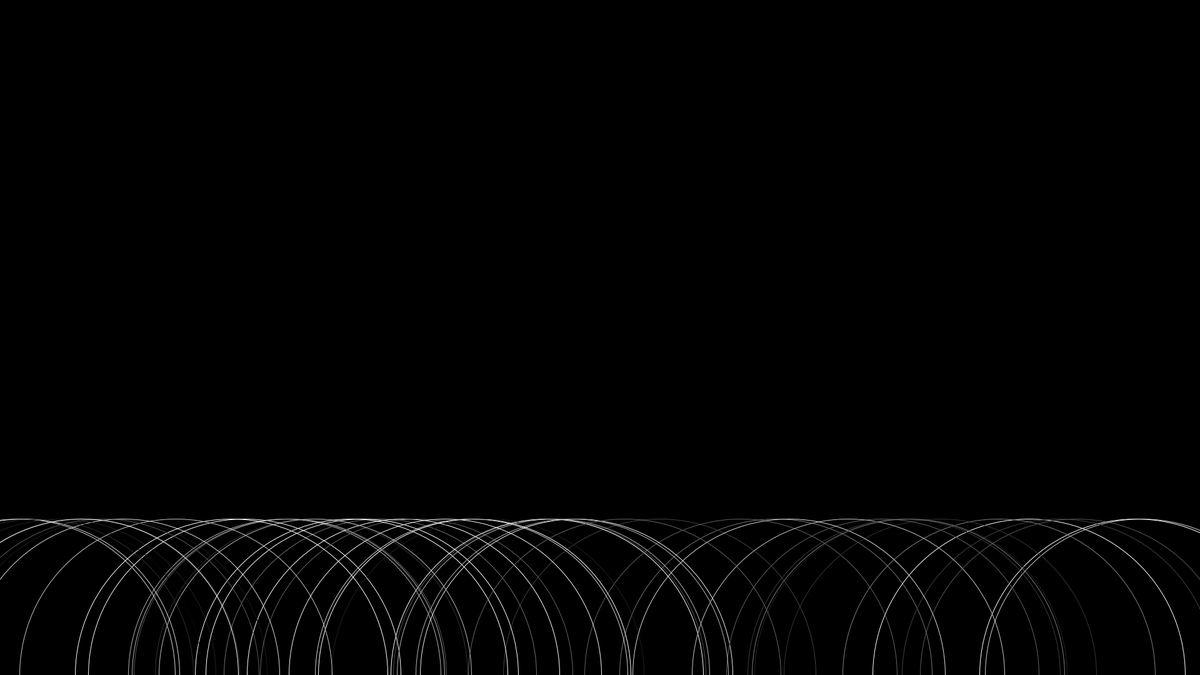
Frame 1 (no input)
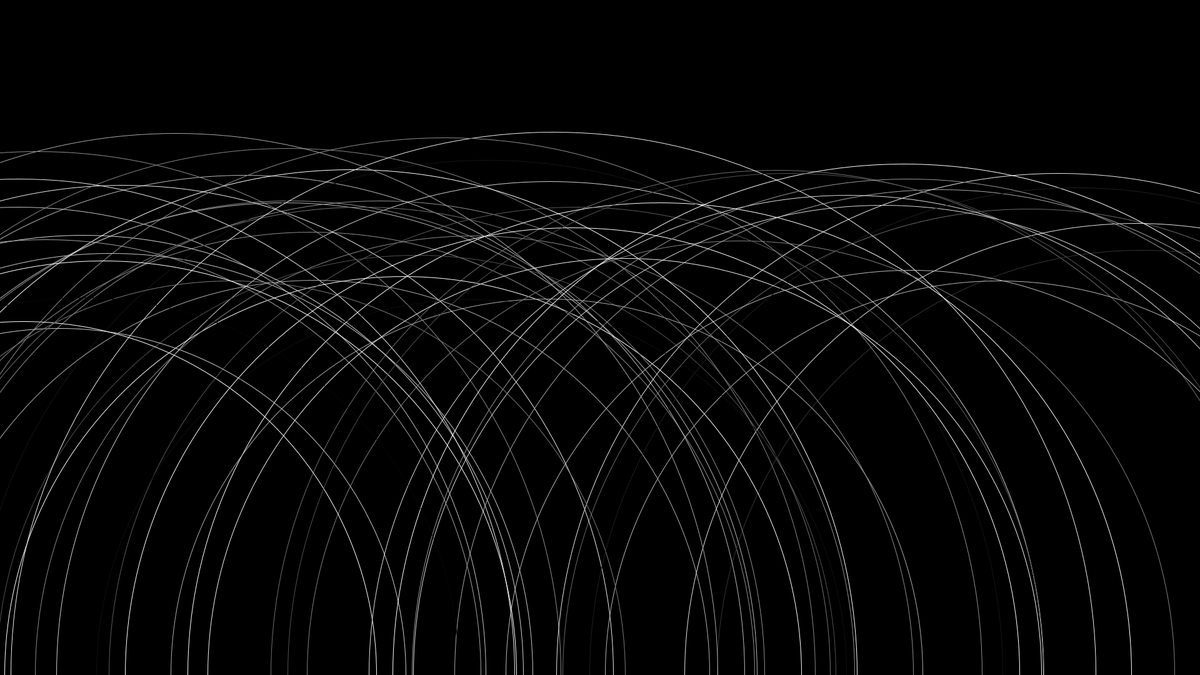
Frame 60 (the mouse pressed at the canvas centre just before this capture)
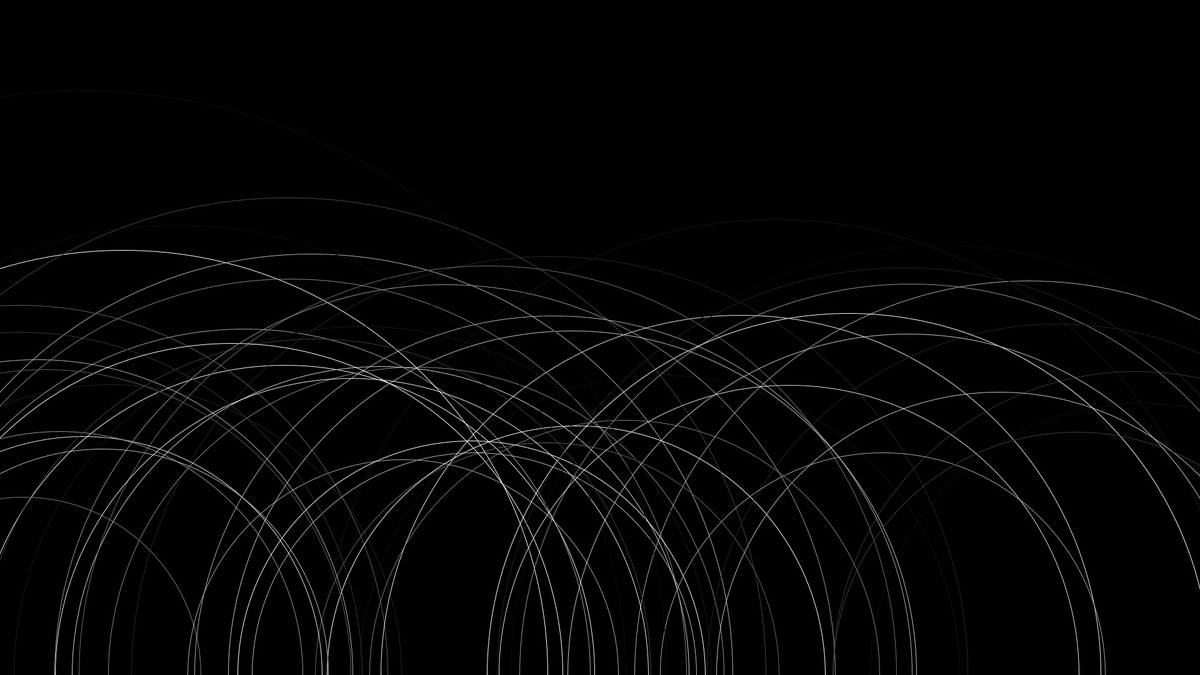
Frame 120 (the mouse held since frame 60 and released just before this capture)

The Processing sketch that drew these frames (run headless with seeded random() and noise(); from frame 60 on, the mouse is pressed at the canvas centre):

// Processing sketch: Arcs
// ── Arcs.pde
//sets number of arcs that are drawn (80+ is slow)
int numberOfSemis = 50;
//list for storing arc objects
ArrayList<Semi> semiList = new ArrayList<Semi>();

void setup(){
  size(1920,1080);
  //adds arcs to array
  for (int x = 0; x++ < numberOfSemis; semiList.add(new Semi((random(0,width))))); 
}

void draw(){
  background(0);
  //iterates through selected arc functions every frame
  for (Semi s : semiList){
    s.checkEdges();
    s.drawSemi();
    s.randomSemiX();
  }
}

// ── Semi.pde
class Semi{
 
  float xPos = (width/2);
  float yPos = (height);
  float semiWidth = 500;
  float semiHeight;
  
  Semi(float xSet){
    xPos = xSet;
  }
    
  void drawSemi(){
    //keeps arc dimensions proportional
    semiHeight = semiWidth;
    stroke((random(1,300)));
    noFill();
    //x, y, width, height, arc, arc
    arc(xPos,yPos,semiWidth,semiHeight,PI,TWO_PI);
  }
  
  void randomSemiX(){
    semiWidth += (random(0,80));
  }
  
  void checkEdges(){
    if (semiWidth > width){
      semiWidth = 500;
    }
  }
}
